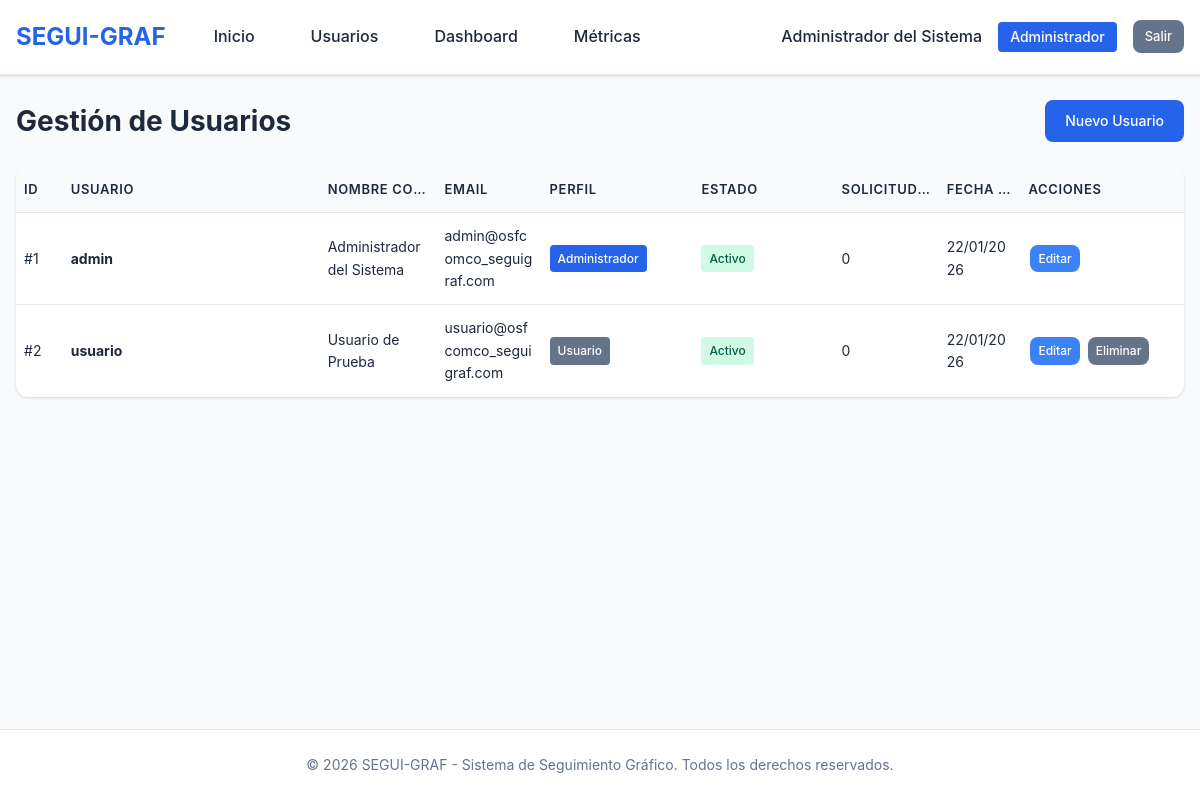
/usuarios.php (signed in), run on the app's committed database.
### tables this page shows
CREATE TABLE usuarios (
    id INT AUTO_INCREMENT PRIMARY KEY,
    usuario VARCHAR(50) UNIQUE NOT NULL,
    password VARCHAR(255) NOT NULL,
    nombre_completo VARCHAR(100) NOT NULL,
    email VARCHAR(100) NOT NULL,
    perfil ENUM('Administrador', 'Usuario') NOT NULL DEFAULT 'Usuario',
    activo TINYINT(1) DEFAULT 1,
    fecha_registro DATETIME DEFAULT CURRENT_TIMESTAMP,
    INDEX idx_usuario (usuario),
    INDEX idx_perfil (perfil)
);

### includes/functions.php (called while the page is built, shortened)
<?php
function isLoggedIn() {
    return isset($_SESSION['user_id']) && isset($_SESSION['usuario']);
}
function isAdmin() {
    return isLoggedIn() && $_SESSION['perfil'] === 'Administrador';
}
function url($path = '') {
    $path = ltrim($path, '/');
    return BASE_URL . $path;
}
function sanitize($data) {
    return htmlspecialchars(strip_tags(trim($data)), ENT_QUOTES, 'UTF-8');
}
function formatDate($date, $format = 'd/m/Y') {
    $dateObj = new DateTime($date);
    return $dateObj->format($format);
}
?>

### usuarios.php (the view, shortened to what this page needs)
<?php
$db = new Database();
$conn = $db->getConnection();
$stmt = $conn->query("
    SELECT u.*,
           COUNT(s.id) as total_solicitudes
    FROM usuarios u
    LEFT JOIN solicitudes s ON u.id = s.usuario_id
    GROUP BY u.id
    ORDER BY u.fecha_registro DESC
");
$usuarios = $stmt->fetchAll();
?>
<!DOCTYPE html>
<html lang="es">
<head>
    <link rel="stylesheet" href="<?php echo url('assets/css/style.css'); ?>">
</head>
<body>
    <?php include 'includes/header.php'; ?>
    <main class="container">
        <div class="page-header">
            <h1>Gestión de Usuarios</h1>
            <a href="<?php echo url('crear_usuario.php'); ?>" class="btn btn-primary">Nuevo Usuario</a>
        </div>
        <div class="table-container">
            <table class="data-table">
                <thead>
                    <tr>
                        <th>ID</th>
                        <th>Usuario</th>
                        <th>Nombre Completo</th>
                        <th>Email</th>
                        <th>Perfil</th>
                        <th>Estado</th>
                        <th>Solicitudes</th>
                        <th>Fecha Registro</th>
                        <th>Acciones</th>
                    </tr>
                </thead>
                <tbody>
                    <?php if (empty($usuarios)): ?>
                        <tr>
                            <td colspan="9" class="text-center">No hay usuarios registrados</td>
                        </tr>
                    <?php else: ?>
                        <?php foreach ($usuarios as $usuario): ?>
                            <tr>
                                <td>#<?php echo $usuario['id']; ?></td>
                                <td><strong><?php echo sanitize($usuario['usuario']); ?></strong></td>
                                <td><?php echo sanitize($usuario['nombre_completo']); ?></td>
                                <td><?php echo sanitize($usuario['email']); ?></td>
                                <td>
                                    <span class="badge <?php echo $usuario['perfil'] === 'Administrador' ? 'badge-admin' : 'badge-user'; ?>">
                                        <?php echo $usuario['perfil']; ?>
                                    </span>
                                </td>
                                <td>
                                    <?php if ($usuario['activo']): ?>
                                        <span class="badge estado-completada">Activo</span>
                                    <?php else: ?>
                                        <span class="badge estado-cancelada">Inactivo</span>
                                    <?php endif; ?>
                                </td>
                                <td><?php echo $usuario['total_solicitudes']; ?></td>
                                <td><?php echo formatDate($usuario['fecha_registro'], 'd/m/Y'); ?></td>
                                <td>
                                    <a href="<?php echo url('editar_usuario.php?id=' . $usuario['id']); ?>" class="btn btn-sm btn-info">Editar</a>
                                    <?php if ($usuario['id'] != $_SESSION['user_id']): ?>
                                        <a href="<?php echo url('usuarios.php?eliminar=' . $usuario['id']); ?>"
                                           class="btn btn-sm btn-secondary"
                                           onclick="return confirm('¿Está seguro de eliminar este usuario? Esta acción no se puede deshacer.');">Eliminar</a>
                                    <?php endif; ?>
                                </td>
                            </tr>
                        <?php endforeach; ?>
                    <?php endif; ?>
                </tbody>
            </table>
        </div>
    </main>
    <?php include 'includes/footer.php'; ?>
</body>
</html>

### includes/header.php (shortened to what this page needs)
<header class="main-header">
    <div class="header-content">
        <div class="logo">
            <h2>SEGUI-GRAF</h2>
        </div>
        <nav class="main-nav">
            <a href="<?php echo url('index.php'); ?>" class="nav-link">Inicio</a>
            <?php if (!isAdmin()): ?>
                <a href="<?php echo url('crear_solicitud.php'); ?>" class="nav-link">Nueva Solicitud</a>
            <?php else: ?>
                <a href="<?php echo url('usuarios.php'); ?>" class="nav-link">Usuarios</a>
                <a href="<?php echo url('dashboard.php'); ?>" class="nav-link">Dashboard</a>
                <a href="<?php echo url('metricas.php'); ?>" class="nav-link">Métricas</a>
            <?php endif; ?>
        </nav>
        <div class="user-menu">
            <span class="user-name"><?php echo sanitize($_SESSION['nombre_completo']); ?></span>
            <span class="user-badge <?php echo isAdmin() ? 'badge-admin' : 'badge-user'; ?>">
                <?php echo $_SESSION['perfil']; ?>
            </span>
            <a href="<?php echo url('logout.php'); ?>" class="btn btn-sm btn-secondary">Salir</a>
        </div>
    </div>
</header>

### includes/footer.php
<footer class="main-footer">
    <div class="footer-content">
        <p>&copy; <?php echo date('Y'); ?> SEGUI-GRAF - Sistema de Seguimiento Gráfico. Todos los derechos reservados.</p>
    </div>
</footer>

### data on the page
usuarios: id "1", usuario "admin", nombre_completo "Administrador del Sistema", email "admin@osfcomco_seguigraf.com", perfil "Administrador", activo "Activo", total_solicitudes "0", fecha_registro "22/01/2026"
usuarios: id "2", usuario "usuario", nombre_completo "Usuario de Prueba", email "usuario@osfcomco_seguigraf.com", perfil "Usuario", activo "Activo", total_solicitudes "0", fecha_registro "22/01/2026"

### other printed values
$_SESSION['nombre_completo'] "Administrador del Sistema"
$_SESSION['perfil'] "Administrador"
